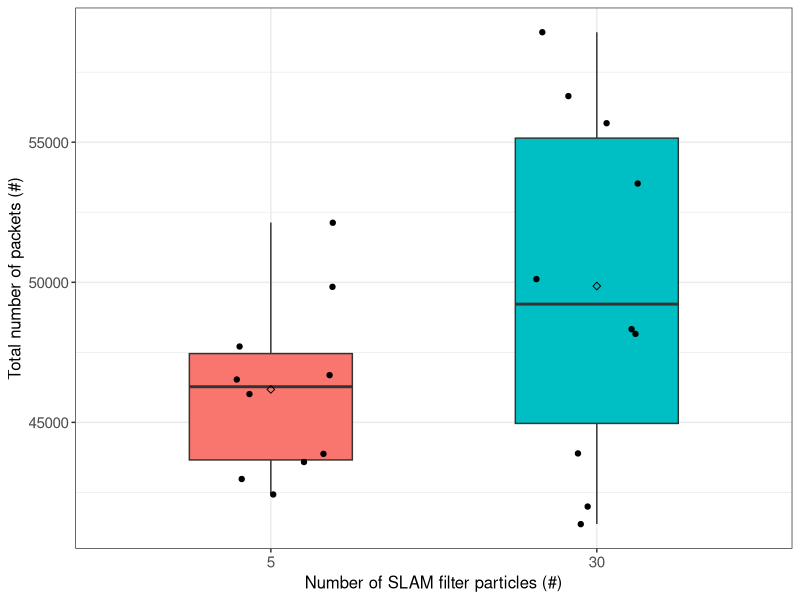
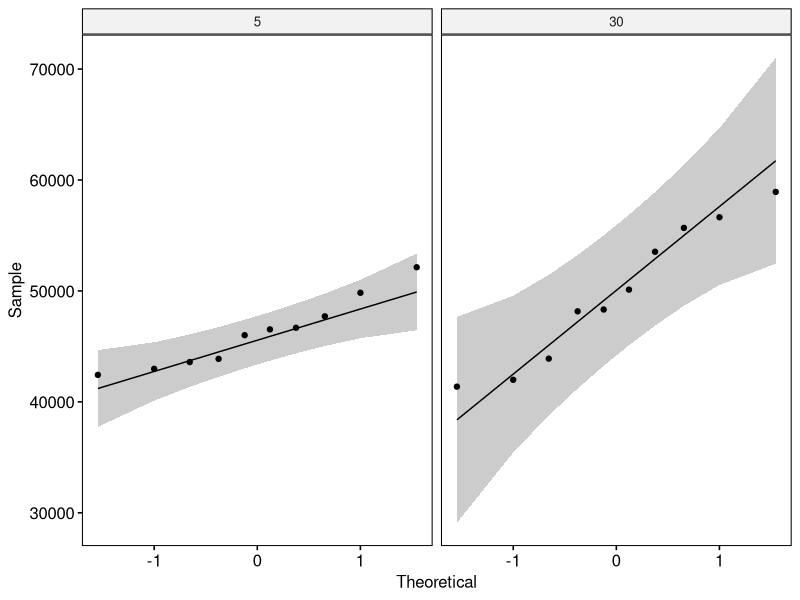

The R source for these figures, in order:
## ---- chunk 1
if (!require('tidyverse')) install.packages('tidyverse', dependencies = TRUE); library('tidyverse')
if (!require('ggpubr')) install.packages('ggpubr', dependencies = TRUE); library('ggpubr')
if (!require('rstatix')) install.packages('rstatix', dependencies = TRUE); library('rstatix')
if (!require('ggplot2')) install.packages('ggplot2', dependencies = TRUE); library('ggplot2')
## ---- chunk 2
data <- read.csv(file = '../../raw_data/test_particles/run_table.csv')
data <- subset(data, select = c(X__run_id, particles, num_of_packets))
data$particles <- as.factor(data$particles)
data$num_of_packets <- as.numeric(data$num_of_packets)
## ---- chunk 3
data %>%
  group_by(particles) %>%
  get_summary_stats(num_of_packets, type = "mean_sd")
## ---- chunk 4
ggplot(data, aes(x = particles, y = num_of_packets, fill = particles)) +
  theme_bw() + 
  geom_boxplot(width = 0.5, outlier.size = 0.5) + 
  geom_jitter(width = 0.2) +
  stat_summary(fun = mean, color = 'black', geom = 'point', shape = 5, size = 1.5) +
  labs(x = "Number of SLAM filter particles (#)", y = "Total number of packets (#)") +
  theme(legend.position = 'none') +
  theme(
    axis.title.x = element_text(size = 12, family = 'sans'),
    axis.title.y = element_text(size = 12, family = 'sans'),
    axis.text.x = element_text(size = 11, family = 'sans'),
    axis.text.y = element_text(size = 11, family = 'sans'),
    
  )
## ---- chunk 5
data %>% 
  group_by(particles) %>%
  identify_outliers(num_of_packets)
## ---- chunk 6
ggqqplot(data, x = "num_of_packets", facet.by = "particles")
## ---- chunk 7
data %>%
  group_by(particles) %>%
  shapiro_test(num_of_packets)
## ---- chunk 8
data %>%
  t_test(num_of_packets ~ particles) %>%
  add_significance()
